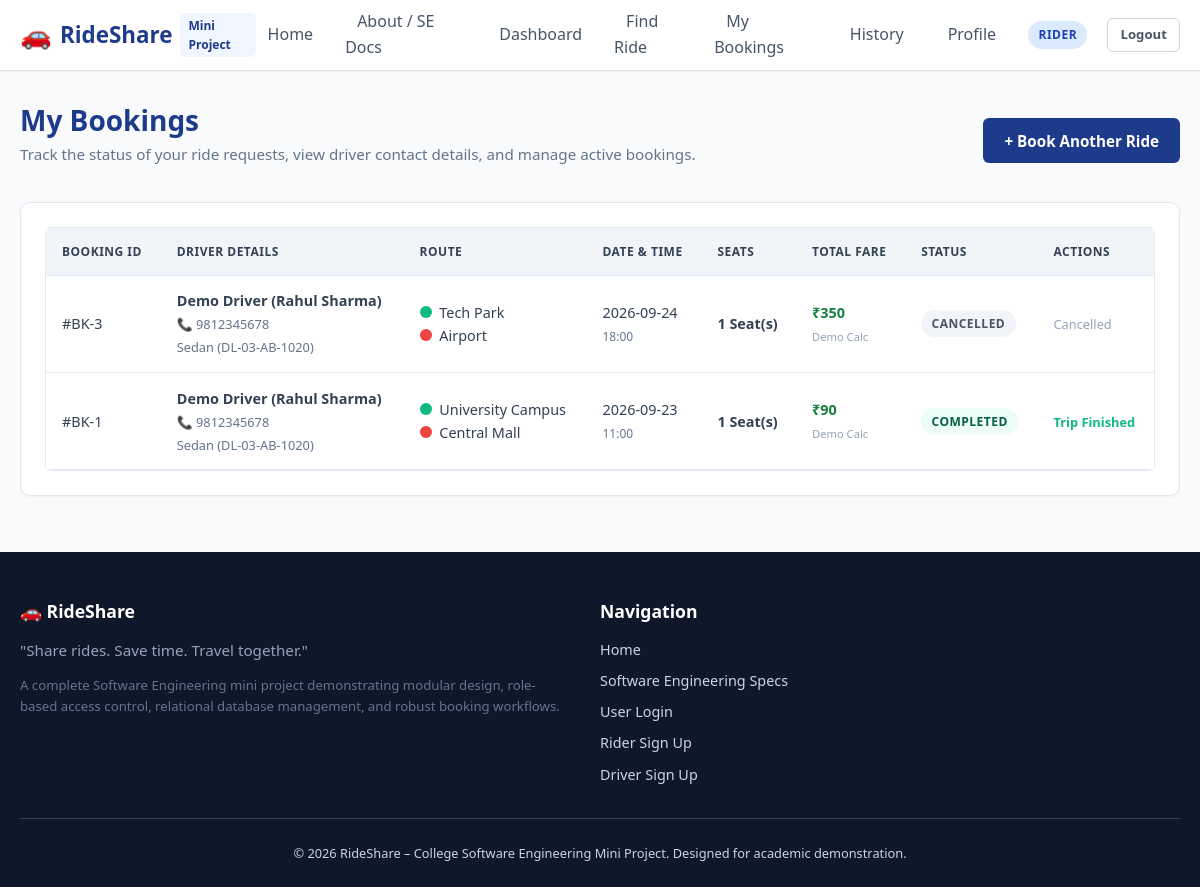
Page /rider/bookings (signed in) on the committed database.
### tables this page shows
CREATE TABLE bookings (
    id INTEGER PRIMARY KEY AUTOINCREMENT,
    ride_id INTEGER NOT NULL,
    rider_id INTEGER NOT NULL,
    seats_requested INTEGER NOT NULL CHECK(seats_requested > 0),
    total_fare REAL NOT NULL CHECK(total_fare >= 0),
    status TEXT NOT NULL DEFAULT 'Pending' CHECK(status IN ('Pending', 'Accepted', 'Rejected', 'Cancelled', 'Completed')),
    booking_date TIMESTAMP DEFAULT CURRENT_TIMESTAMP,
    FOREIGN KEY (ride_id) REFERENCES rides(id) ON DELETE CASCADE,
    FOREIGN KEY (rider_id) REFERENCES users(id) ON DELETE CASCADE
);

CREATE TABLE users (
    id INTEGER PRIMARY KEY AUTOINCREMENT,
    name TEXT NOT NULL,
    email TEXT NOT NULL UNIQUE,
    phone TEXT NOT NULL,
    password_hash TEXT NOT NULL,
    role TEXT NOT NULL CHECK(role IN ('rider', 'driver', 'admin')),
    status TEXT NOT NULL DEFAULT 'active' CHECK(status IN ('active', 'inactive')),
    created_at TIMESTAMP DEFAULT CURRENT_TIMESTAMP
);

CREATE TABLE rides (
    id INTEGER PRIMARY KEY AUTOINCREMENT,
    driver_id INTEGER NOT NULL,
    pickup_location TEXT NOT NULL,
    destination TEXT NOT NULL,
    ride_date TEXT NOT NULL,
    departure_time TEXT NOT NULL,
    available_seats INTEGER NOT NULL CHECK(available_seats >= 0),
    vehicle_type TEXT NOT NULL,
    fare_per_passenger REAL NOT NULL CHECK(fare_per_passenger >= 0),
    status TEXT NOT NULL DEFAULT 'Available' CHECK(status IN ('Available', 'Full', 'Ongoing', 'Completed', 'Cancelled')),
    created_at TIMESTAMP DEFAULT CURRENT_TIMESTAMP,
    FOREIGN KEY (driver_id) REFERENCES drivers(id) ON DELETE CASCADE
);

CREATE TABLE drivers (
    id INTEGER PRIMARY KEY AUTOINCREMENT,
    user_id INTEGER NOT NULL UNIQUE,
    license_number TEXT NOT NULL UNIQUE,
    vehicle_type TEXT NOT NULL,
    vehicle_model TEXT NOT NULL,
    vehicle_number TEXT NOT NULL UNIQUE,
    total_seats INTEGER NOT NULL CHECK(total_seats > 0),
    created_at TIMESTAMP DEFAULT CURRENT_TIMESTAMP,
    FOREIGN KEY (user_id) REFERENCES users(id) ON DELETE CASCADE
);

### routes/rider_routes.py (the view)
@rider_bp.route('/bookings')
@role_required('rider')
def my_bookings():
    rider_id = session['user_id']
    bookings = Booking.get_by_rider(rider_id)
    return render_template('rider/my_bookings.html', bookings=bookings)

### database/db.py (called while the page is built)
def get_db():
    if 'db' not in g:
        db_path = current_app.config.get('DATABASE_PATH')
        os.makedirs(os.path.dirname(db_path), exist_ok=True)
        g.db = sqlite3.connect(db_path)
        g.db.row_factory = sqlite3.Row
        g.db.execute("PRAGMA foreign_keys = ON;")
    return g.db

### templates/rider/my_bookings.html (shortened to what this page needs)
{% extends "base.html" %}
{% block content %}
<div class="card-header" style="border: none; padding: 0; margin-bottom: 1.5rem;">
    <div>
        <h2 style="color: var(--primary); margin: 0;">My Bookings</h2>
        <p style="color: var(--gray-600); font-size: 0.95rem; margin-top: 0.25rem;">
            Track the status of your ride requests, view driver contact details, and manage active bookings.
        </p>
    </div>
    <a href="{{ url_for('rider.search') }}" class="btn btn-primary">+ Book Another Ride</a>
</div>
{% if bookings %}
    <div class="card">
        <div class="table-responsive">
            <table class="table">
                <thead>
                    <tr>
                        <th>Booking ID</th>
                        <th>Driver Details</th>
                        <th>Route</th>
                        <th>Date & Time</th>
                        <th>Seats</th>
                        <th>Total Fare</th>
                        <th>Status</th>
                        <th>Actions</th>
                    </tr>
                </thead>
                <tbody>
                    {% for b in bookings %}
                        <tr>
                            <td>#BK-{{ b['id'] }}</td>
                            <td>
                                <strong>{{ b['driver_name'] }}</strong><br>
                                <span style="font-size: 0.8rem; color: var(--gray-600);">
                                    📞 {{ b['driver_phone'] }}<br>
                                    {{ b['vehicle_type'] }} ({{ b['vehicle_number'] }})
                                </span>
                            </td>
                            <td>
                                <div><span class="route-dot pickup" style="display:inline-block; margin-right:4px;"></span> {{ b['pickup_location'] }}</div>
                                <div><span class="route-dot destination" style="display:inline-block; margin-right:4px;"></span> {{ b['destination'] }}</div>
                            </td>
                            <td>
                                {{ b['ride_date'] }}<br>
                                <small style="color: var(--gray-600);">{{ b['departure_time'] }}</small>
                            </td>
                            <td><strong>{{ b['seats_requested'] }} Seat(s)</strong></td>
                            <td>
                                <strong style="color: #15803d;">₹{{ "%.0f"|format(b['total_fare']) }}</strong><br>
                                <small style="color: var(--gray-500); font-size: 0.7rem;">Demo Calc</small>
                            </td>
                            <td>
                                <span class="badge badge-{{ b['status']|lower }}">{{ b['status'] }}</span>
                            </td>
                            <td>
                                {% if b['status'] in ('Pending', 'Accepted') %}
                                    <form action="{{ url_for('rider.cancel_booking', booking_id=b['id']) }}" method="POST" onsubmit="return confirm('Are you sure you want to cancel this booking?');">
                                        <button type="submit" class="btn btn-danger btn-sm">Cancel Booking</button>
                                    </form>
                                {% elif b['status'] == 'Rejected' %}
                                    <span style="font-size: 0.8rem; color: var(--danger);">Declined by driver</span>
                                {% elif b['status'] == 'Completed' %}
                                    <span style="font-size: 0.8rem; color: var(--success); font-weight: 600;">Trip Finished</span>
                                {% else %}
                                    <span style="font-size: 0.8rem; color: var(--gray-500);">Cancelled</span>
                                {% endif %}
                            </td>
                        </tr>
                    {% endfor %}
                </tbody>
            </table>
        </div>
    </div>
{% endif %}
{% endblock %}

### static/css/style.css (style rules this page uses)
:root { --primary: #1e3a8a; --primary-hover: #1e40af; --primary-light: #eff6ff; --secondary: #0d9488; --secondary-hover: #0f766e; --accent: #f59e0b; --dark: #0f172a; --gray-900: #1e293b; --gray-800: #334155; --gray-700: #475569; --gray-600: #64748b; --gray-500: #94a3b8; --gray-400: #cbd5e1; --gray-200: #e2e8f0; --gray-100: #f1f5f9; --gray-50: #f8fafc; --white: #ffffff; --success: #10b981; --success-bg: #ecfdf5; --warning: #f59e0b; --warning-bg: #fffbeb; --danger: #ef4444; --danger-bg: #fef2f2; --info: #3b82f6; --info-bg: #eff6ff; --font-family: 'Segoe UI', system-ui, -apple-system, BlinkMacSystemFont, Roboto, sans-serif; --shadow-sm: 0 1px 2px 0 rgba(0, 0, 0, 0.05); --shadow-md: 0 4px 6px -1px rgba(0, 0, 0, 0.1), 0 2px 4px -2px rgba(0, 0, 0, 0.1); --shadow-lg: 0 10px 15px -3px rgba(0, 0, 0, 0.1), 0 4px 6px -4px rgba(0, 0, 0, 0.1); --radius-sm: 6px; --radius-md: 10px; --radius-lg: 16px; --radius-full: 9999px; --transition: all 0.2s ease-in-out; }
* { box-sizing: border-box; margin: 0; padding: 0; }
body { font-family: var(--font-family); background-color: var(--gray-50); color: var(--gray-800); line-height: 1.6; min-height: 100vh; display: flex; flex-direction: column; }
h1, h2, h3, h4, h5, h6 { color: var(--dark); font-weight: 700; line-height: 1.25; }
h2 { font-size: 1.75rem; }
a { color: var(--primary); text-decoration: none; transition: var(--transition); }
p { margin-bottom: 0.75rem; }
.btn { display: inline-flex; align-items: center; justify-content: center; gap: 0.4rem; padding: 0.6rem 1.25rem; font-size: 0.95rem; font-weight: 600; border-radius: var(--radius-sm); border: 1px solid transparent; cursor: pointer; transition: var(--transition); text-decoration: none; }
.btn-primary { background-color: var(--primary); color: var(--white); }
.card { background: var(--white); border-radius: var(--radius-md); border: 1px solid var(--gray-200); box-shadow: var(--shadow-sm); padding: 1.5rem; margin-bottom: 1.5rem; transition: var(--transition); }
.card-header { display: flex; justify-content: space-between; align-items: center; border-bottom: 1px solid var(--gray-200); padding-bottom: 0.85rem; margin-bottom: 1.25rem; }
.badge { display: inline-block; padding: 0.25rem 0.65rem; font-size: 0.75rem; font-weight: 700; border-radius: var(--radius-full); text-transform: uppercase; letter-spacing: 0.5px; }
.badge-cancelled { background: #f1f5f9; color: #475569; }
.badge-completed { background: #ecfdf5; color: #065f46; }
.table-responsive { width: 100%; overflow-x: auto; border-radius: var(--radius-sm); border: 1px solid var(--gray-200); }
.table { width: 100%; border-collapse: collapse; background: var(--white); font-size: 0.9rem; }
.table th, .table td { padding: 0.85rem 1rem; text-align: left; border-bottom: 1px solid var(--gray-200); }
.table th { background: var(--gray-100); font-weight: 700; color: var(--gray-800); text-transform: uppercase; font-size: 0.75rem; letter-spacing: 0.5px; }
.route-dot { width: 12px; height: 12px; border-radius: 50%; margin-top: 5px; flex-shrink: 0; }
.route-dot.pickup { background: var(--success); }
.route-dot.destination { background: var(--danger); }

### rows in the picture
bookings: id "3", driver_name "Demo Driver (Rahul Sharma)", driver_phone "9812345678", vehicle_type "Sedan", vehicle_number "DL-03-AB-1020", pickup_location "Tech Park", destination "Airport", ride_date "2026-09-24", departure_time "18:00", seats_requested "1", total_fare "350", status "CANCELLED", shows "Cancelled"
bookings: id "1", driver_name "Demo Driver (Rahul Sharma)", driver_phone "9812345678", vehicle_type "Sedan", vehicle_number "DL-03-AB-1020", pickup_location "University Campus", destination "Central Mall", ride_date "2026-09-23", departure_time "11:00", seats_requested "1", total_fare "90", status "COMPLETED", shows "Trip Finished"

### other values in the picture
{{ session.get('role') }} "RIDER"
